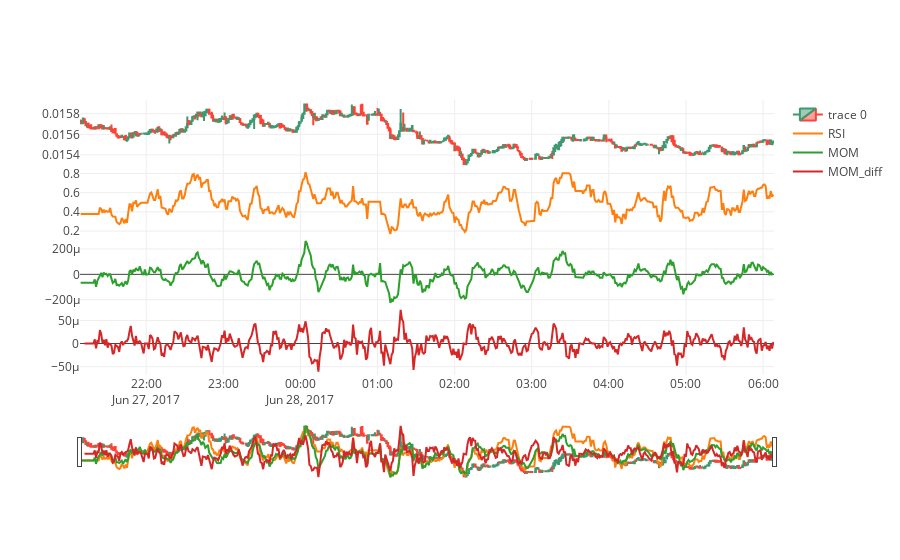

Here is the notebook cell this chart was saved with:
### Code cell
fig = tools.make_subplots(rows=4, cols=1, shared_xaxes=True, vertical_spacing=0.001)
dates = bars.index
trace = Candlestick(bars[['open', 'close', 'high', 'low']], x=dates)

fig.append_trace(trace, 1, 1)
fig.append_trace(Scatter(x=dates, y=bars['rsi'], name='RSI'), 2, 1)
fig.append_trace(Scatter(x=dates, y=bars['mom'], name='MOM'), 3, 1)
fig.append_trace(Scatter(x=dates, y=bars['mom_diff'], name='MOM_diff'), 4, 1)

iplot(fig)

### Figure 1 — Plotly figure (JSON) as saved in the notebook; plotly's stock layout.template omitted (floating-point values rounded to 4 significant figures; data arrays with more than 128 entries replaced by an {"elided": "..."} marker saying what was removed)
{"data": [{"close": {"elided": "540 float values"}, "high": {"elided": "540 float values"}, "low": {"elided": "540 float values"}, "open": {"elided": "540 float values"}, "type": "candlestick", "x": {"elided": "540 str values"}, "xaxis": "x1", "yaxis": "y1"}, {"name": "RSI", "type": "scatter", "x": {"elided": "540 str values"}, "xaxis": "x1", "y": {"elided": "540 float values"}, "yaxis": "y2"}, {"name": "MOM", "type": "scatter", "x": {"elided": "540 str values"}, "xaxis": "x1", "y": {"elided": "540 float values"}, "yaxis": "y3"}, {"name": "MOM_diff", "type": "scatter", "x": {"elided": "540 str values"}, "xaxis": "x1", "y": {"elided": "540 float values"}, "yaxis": "y4"}], "layout": {"xaxis1": {"anchor": "y4", "domain": [0, 1]}, "yaxis1": {"anchor": "free", "domain": [0.7507, 1.0], "position": 0}, "yaxis2": {"anchor": "free", "domain": [0.5005, 0.7497], "position": 0}, "yaxis3": {"anchor": "free", "domain": [0.2502, 0.4995], "position": 0}, "yaxis4": {"anchor": "x1", "domain": [0, 0.2492]}}}
